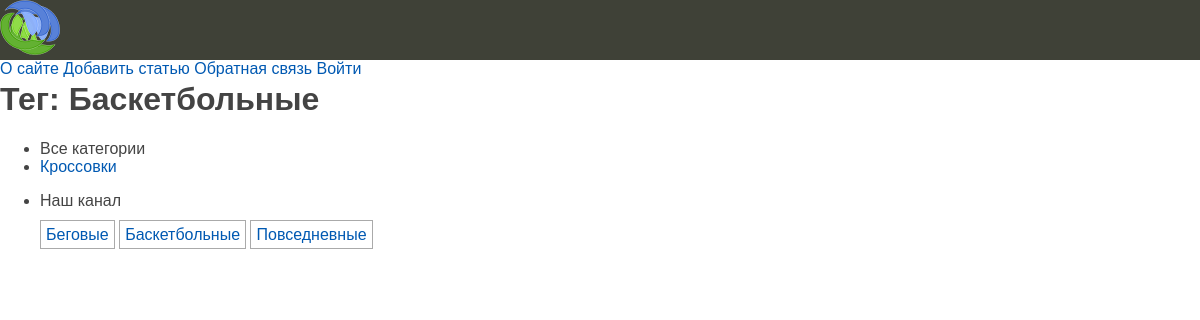
The app's page /shoes/tag/basketball/ with its own data.
### shoes/models.py (models this page shows, shortened)
class Category(models.Model):
    name = models.CharField(max_length=100, db_index=True, verbose_name="Категория")
    slug = models.SlugField(max_length=255, unique=True, db_index=True)
    def get_absolute_url(self):
        return reverse('category', kwargs={'cat_slug': self.slug})
    class Meta:
        verbose_name = 'Категория'
        verbose_name_plural = 'Категории'

class TagPost(models.Model):
    tag = models.CharField(max_length=100, db_index=True)
    slug = models.SlugField(max_length=255, unique=True, db_index=True)
    def get_absolute_url(self):
        return reverse('tag', kwargs={'tag_slug': self.slug})

### shoes/views.py (the view)
# urls.py: path('tag/<slug:tag_slug>/', views.show_tag_postlist, name='tag'),
def show_tag_postlist(request, tag_slug):
    tag = get_object_or_404(TagPost, slug=tag_slug)
    posts = tag.tags.filter(is_published=Shoes.Status.PUBLISHED)
    return render(request, 'shoes/index.html', {'posts': posts, 'title': f'Тег: {tag.tag}', 'menu': menu, 'cat_selected': None})

### shoes/templatetags/shoes_tags.py (called while the page is built)
@register.inclusion_tag('shoes/list_categories.html')
def show_categories(cat_selected_id=0):
    cats = Category.objects.annotate(total=Count("posts")).filter(total__gt=0)
    return {"cats": cats, "cat_selected": cat_selected_id}

@register.inclusion_tag('shoes/list_tags.html')
def show_all_tags():
    return {"tags": TagPost.objects.all()}

### shoes/templates/shoes/index.html (shortened to what this page needs)
{% extends 'base.html' %}
{% load static %}

### shoes/templates/shoes/list_categories.html
{% for cat in cats %}
    {% if cat.id == cat_selected %}
        <li class="selected">{{cat.name}}</li>
    {% else %}
        <li><a href="{{ cat.get_absolute_url }}">{{cat.name}}</a></li>
    {% endif %}
{% endfor %}

### shoes/templates/shoes/list_tags.html
{% if tags %}
<ul class="tags-list">
    {% for t in tags %}
    <li><a href="{{ t.get_absolute_url }}">{{ t.tag }}</a></li>
    {% endfor %}
</ul>
{% endif %}

### shoes/static/shoes/css/styles.css (style rules this page uses)
html, body { font-family: 'Arial'; margin: 0; padding: 0; height: 100%; width: 100%; color: #444; }
a { color: #0059b2; text-decoration: none; }
ul.tags-list { width: 100%; margin: 0; padding: 0; list-style: none; }
ul.tags-list li { margin: 0; padding: 0 0 10px; display: inline-block; }
ul.tags-list li a { padding: 5px; font-size: 16px; border: 1px solid #aaa; }

### records on screen
Category: name "Кроссовки"
TagPost: tag "Беговые"
TagPost: tag "Баскетбольные"
TagPost: tag "Повседневные"

### other values on screen
{{ item.title }} "О сайте" "Добавить статью" "Обратная связь" "Войти"
{{ title }} "Тег: Баскетбольные"
